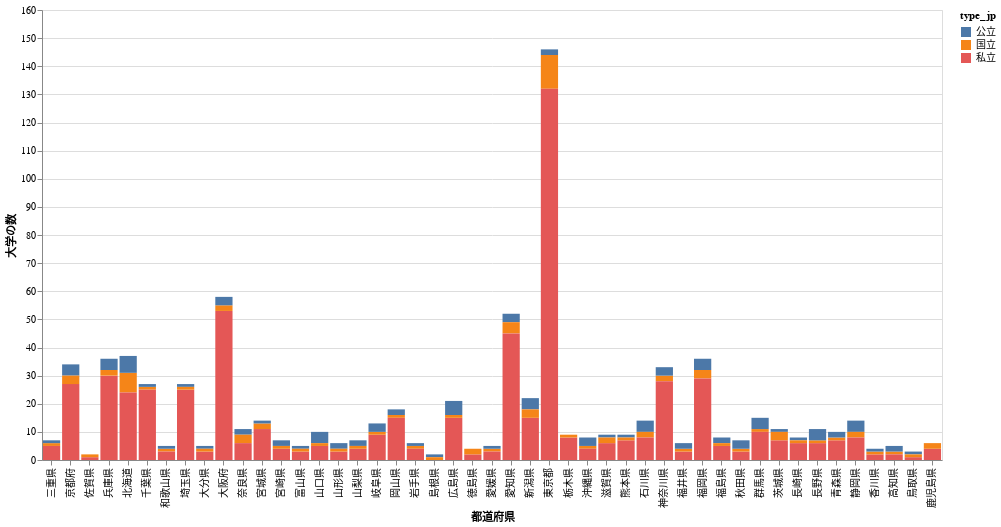

The notebook cell this image was saved under:
### Markdown cell above
以下のプログラムは、先のプログラムに比べて都道府県ごとだけでなく、さらに大学の種類（国立、公立、私立）ごとにもグループ化し、スタックされた棒グラフとして視覚化します。上のプログラムとの主な違いについて説明します。

1. `group_by()`に`type_jp`列を追加します。これで、都道府県と大学の種類でグループ化します。
2. 並び替えの時、各都道府県内で大学の種類ごとの数の合計に基づいて降順にソートします。これにより、都道府県全体の大学の数が多い順に並べ替えられます。ここで`over()`を使って、演算式内部でグループ化処理を行います。[over()の使い方](over)
3. `bar()`の引数について、`by="type_jp"`によって大学の種類ごとに異なる色で表示され、各都道府県内での大学の種類の分布が視覚的にわかりやすくなります。`stacked=True`により、大学の種類ごとの棒グラフが積み上げられて表示されます。

### Code cell
(df3
.group_by(
    pl.col("state_jp").alias(x_label), 
    "type_jp"
)
.agg(
    pl.len().alias(y_label)
)
.sort(pl.col(y_label).sum().over(x_label), descending=True)
.plot.bar(
    x=x_label, y=y_label, color="type_jp:N", 
)
.properties(
    width=900, height=450
)
)

### Figure 1 — Vega-Lite specification as saved in the notebook (floating-point values rounded to 4 significant figures; data arrays with more than 128 entries replaced by an {"elided": "..."} marker saying what was removed)
{"config": {"view": {"continuousWidth": 300, "continuousHeight": 300}}, "data": {"name": "data-ed48a3515382d7de550ceaa53f7e9315"}, "mark": {"type": "bar", "tooltip": true}, "encoding": {"color": {"field": "type_jp", "type": "nominal"}, "x": {"field": "都道府県", "type": "nominal"}, "y": {"field": "大学の数", "type": "quantitative"}}, "height": 450, "params": [{"name": "param_3", "select": {"type": "interval", "encodings": ["x", "y"]}, "bind": "scales"}], "width": 900, "$schema": "https://vega.github.io/schema/vega-lite/v5.20.1.json", "datasets": {"data-ed48a3515382d7de550ceaa53f7e9315": {"elided": "136 records"}}}
